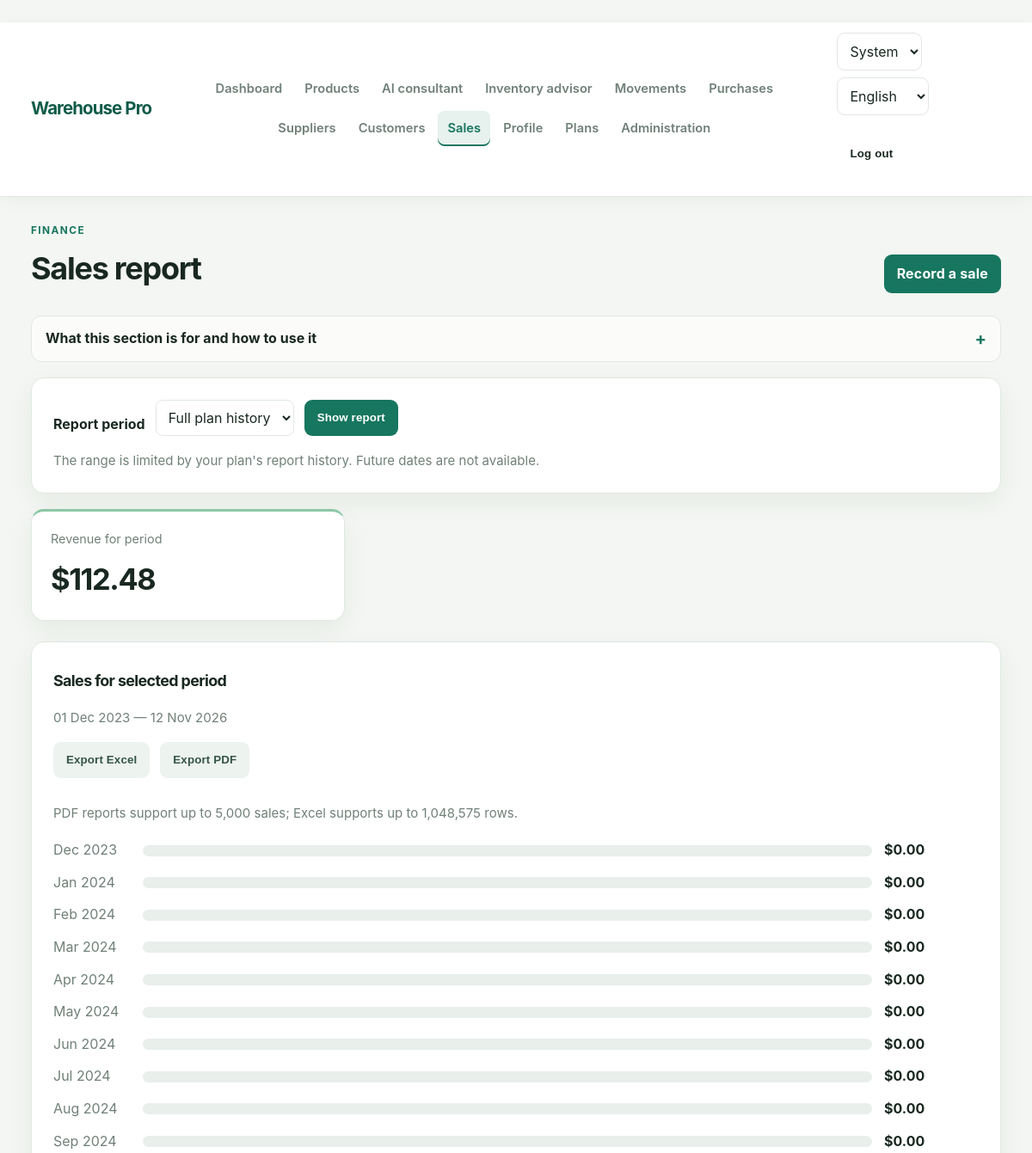
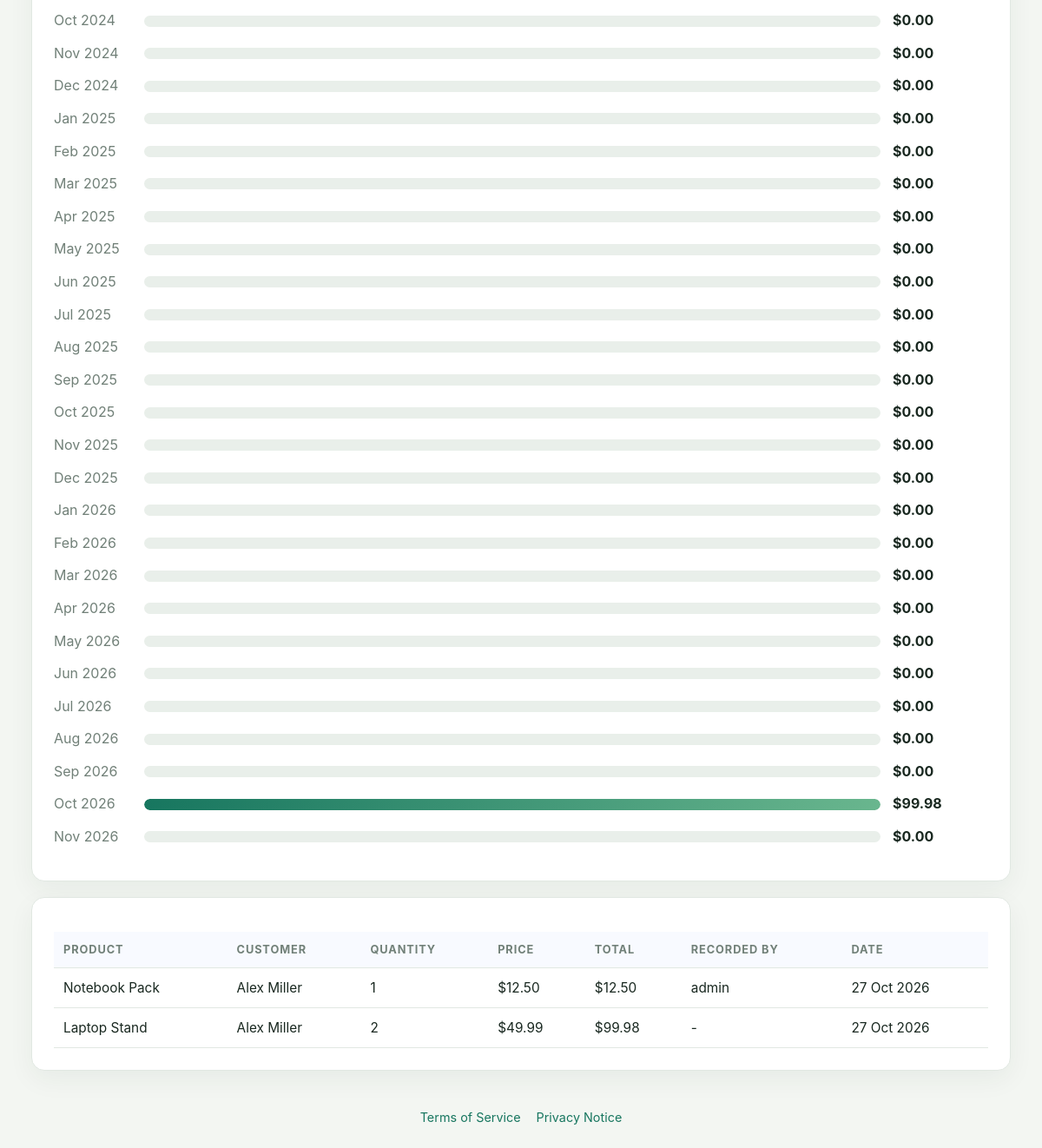
The app's page /sales/ (signed in) with its own data (2 pictures, top to bottom).
### warehouse/models.py (models this page shows, shortened)
class Sale(models.Model):
    organization = models.ForeignKey(
        Organization,
        on_delete=models.PROTECT,
        related_name="sales",
    )
    product = models.ForeignKey(Product, on_delete=models.PROTECT, related_name="sales")
    customer = models.ForeignKey(Customer, on_delete=models.PROTECT, null=True, blank=True)
    quantity = models.PositiveIntegerField()
    unit_price = models.DecimalField(max_digits=10, decimal_places=2)
    total_price = models.DecimalField(max_digits=20, decimal_places=2)
    created_by = models.ForeignKey(
        settings.AUTH_USER_MODEL,
        on_delete=models.SET_NULL,
        null=True,
        blank=True,
        related_name="warehouse_sales",
    )
    sold_at = models.DateTimeField(auto_now_add=True)
    class Meta:
        indexes = [models.Index(fields=["-sold_at"], name="sale_recent_idx")]

class Product(models.Model):
    organization = models.ForeignKey(
        Organization,
        on_delete=models.PROTECT,
        related_name="products",
    )
    name = models.CharField(max_length=150)
    sku = models.CharField(max_length=50)
    category = models.ForeignKey(Category, on_delete=models.PROTECT, null=True, blank=True)
    supplier = models.ForeignKey(Supplier, on_delete=models.PROTECT, null=True, blank=True)
    quantity = models.PositiveIntegerField(default=0)
    unit_price = models.DecimalField(max_digits=10, decimal_places=2, default=0)
    minimum_stock = models.PositiveIntegerField(default=0)
    description = models.TextField(blank=True)
    is_active = models.BooleanField(default=True)
    created_at = models.DateTimeField(auto_now_add=True)
    updated_at = models.DateTimeField(auto_now=True)
    class Meta:
        ordering = ["name"]
        constraints = [
            models.UniqueConstraint(
                fields=["organization", "sku"],
                name="product_sku_per_org",
            )
        ]

class Customer(models.Model):
    organization = models.ForeignKey(
        Organization,
        on_delete=models.PROTECT,
        related_name="customers",
    )
    name = models.CharField(max_length=150)
    phone = models.CharField(max_length=30, blank=True)
    email = models.EmailField(blank=True)
    company = models.CharField(max_length=150, blank=True)
    created_at = models.DateTimeField(auto_now_add=True)

### warehouse/views.py (the view)
# urls.py: path("sales/", views.sales_report, name="sales_report"),
@warehouse_staff_required
def sales_report(request):
    organization = request.organization
    period, start_date, end_date, range_error, sales_query = (
        _sales_report_queryset(request, organization)
    )
    total_revenue = sales_query.aggregate(total=Sum("total_price"))["total"] or Decimal("0.00")
    sales, previous_page_url, next_page_url = _paginate(request, sales_query)
    report_months = PLANS[
        effective_plan_for_user(organization, request.user)
    ]["report_months"]
    return render(
        request,
        "warehouse/sales_report.html",
        {
            "sales": sales,
            "page_obj": sales,
            "previous_page_url": previous_page_url,
            "next_page_url": next_page_url,
            "total_revenue": total_revenue,
            "chart_data": _sales_chart_data(
                request,
                sales_query,
                start_date,
                end_date,
                period,
            ),
            "report_months": report_months,
            "can_view_extended_reports": report_months > 1,
            "can_export_sales_report": report_months > 1 and not range_error,
            "selected_period": period,
            "start_date": start_date,
            "end_date": end_date,
            "custom_start_date": request.GET.get("start_date", ""),
            "custom_end_date": request.GET.get("end_date", ""),
            "report_history_start": _sales_period_start(
                organization,
                request.user,
            ),
            "report_max_date": timezone.localdate(),
            "range_error": range_error,
        },
    )

### warehouse/plans.py (called while the page is built)
def effective_plan_for_user(organization, user):
    if user.is_superuser:
        return "super"
    return effective_plan(organization)

### warehouse/views.py (called while the page is built, shortened)
def _is_russian(request):
    return request.LANGUAGE_CODE == "ru"

def warehouse_staff_required(view):
    @wraps(view)
    @login_required
    def wrapped(request, *args, **kwargs):
        try:
            request.organization = request.user.warehouse_profile.organization
        except UserProfile.DoesNotExist:
            return HttpResponseForbidden("No warehouse workspace is assigned to this account.")
        return view(request, *args, **kwargs)
    return wrapped

def _paginate(request, queryset):
    page_obj = Paginator(queryset, 50).get_page(request.GET.get("page"))
    query = request.GET.copy()
    previous_page_url = None
    next_page_url = None
    if page_obj.has_previous():
        query["page"] = page_obj.previous_page_number()
        previous_page_url = f"?{query.urlencode()}"
    if page_obj.has_next():
        query["page"] = page_obj.next_page_number()
        next_page_url = f"?{query.urlencode()}"
    return page_obj, previous_page_url, next_page_url

def _sales_period_start(organization, user):
    month_count = PLANS[effective_plan_for_user(organization, user)]["report_months"]
    today = timezone.localdate()
    year, month = today.year, today.month
    for _ in range(month_count - 1):
        month -= 1
        if month == 0:
            year -= 1
            month = 12
    return date(year, month, 1)

def _sales_report_queryset(request, organization):
    period, start_date, end_date, range_error = _sales_report_range(
        request,
        organization,
    )
    sales_query = Sale.objects.none()
    if not range_error:
        sales_query = Sale.objects.filter(
            organization=organization,
            sold_at__date__gte=start_date,
            sold_at__date__lte=end_date,
        )
    sales_query = sales_query.select_related(
        "product",
        "customer",
        "created_by",
    ).order_by("-sold_at")
    return period, start_date, end_date, range_error, sales_query

### warehouse/templates/warehouse/sales_report.html (shortened to what this page needs)
{% extends 'warehouse/base.html' %}
{% block content %}
<div class="page-header">
    <div>
        <p class="eyebrow">{{ ui.finance }}</p>
        <h1>{{ ui.sales_report }}</h1>
    </div>
    <a class="btn btn-primary" href="{% url 'sale_create' %}">{{ ui.record_sale }}</a>
</div>
{% include 'warehouse/page_guide.html' %}
<section class="panel report-filter-panel">
    <form method="get" class="report-filter-form">
        <label for="sales-period-select">{{ ui.report_period }}</label>
        <select id="sales-period-select" name="period">
            <option value="plan" {% if selected_period == 'plan' %}selected{% endif %}>{{ ui.period_plan }}</option>
        </select>
        <button class="btn btn-primary" type="submit">{{ ui.apply_filter }}</button>
    </form>
    <p class="help-text">{{ ui.report_range_note }}</p>
</section>
<div class="stats-grid">
    <div class="stat-card">
        <span>{{ ui.total_revenue }}</span>
        <strong>${{ total_revenue|floatformat:2 }}</strong>
    </div>
</div>
<section class="panel chart-panel">
    <h2>{{ ui.report_period_chart }}</h2>
    {% if start_date and end_date %}
    <p class="help-text">{{ start_date|date:"d M Y" }} — {{ end_date|date:"d M Y" }}</p>
    {% endif %}
    {% if can_export_sales_report %}
    <div class="report-export-actions">
        <form method="get" action="{% url 'export_sales_report_excel' %}">
            <button class="btn btn-secondary" type="submit">{{ ui.export_excel }}</button>
        </form>
        <form method="get" action="{% url 'export_sales_report_pdf' %}">
            <button class="btn btn-secondary" type="submit">{{ ui.export_pdf }}</button>
        </form>
        <span class="help-text">{{ ui.pdf_report_limit }}</span>
    </div>
    {% endif %}
    <div class="bar-chart">
        {% for item in chart_data %}
        <div class="bar-row">
            <span class="bar-label">{{ item.label }}</span>
            <div class="bar-track"><div class="bar-fill" style="width: {{ item.width }}%"></div></div>
            <strong>${{ item.revenue|floatformat:2 }}</strong>
        </div>
        {% endfor %}
    </div>
</section>
<section class="panel">
    <table>
        <thead>
            <tr>
                <th>{{ ui.product }}</th>
                <th>{{ ui.customer }}</th>
                <th>{{ ui.quantity }}</th>
                <th>{{ ui.price }}</th>
                <th>{{ ui.total }}</th>
                <th>{{ ui.operator }}</th>
                <th>{{ ui.date }}</th>
            </tr>
        </thead>
        <tbody>
            {% for sale in sales %}
            <tr>
                <td>{{ sale.product.name }}</td>
                <td>{{ sale.customer.name|default:"-" }}</td>
                <td>{{ sale.quantity }}</td>
                <td>${{ sale.unit_price|floatformat:2 }}</td>
                <td>${{ sale.total_price|floatformat:2 }}</td>
                <td>{{ sale.created_by.username|default:"-" }}</td>
                <td>{{ sale.sold_at|date:"d M Y" }}</td>
            </tr>
            {% empty %}
            <tr><td colspan="7">{{ ui.no_sales }}</td></tr>
            {% endfor %}
        </tbody>
    </table>
</section>
{% endblock %}

### records on screen
Sale: product.name "Notebook Pack", customer.name "Alex Miller", quantity "1", unit_price "12.50", total_price "12.50", created_by.username "admin", sold_at "27 Oct 2026"
Sale: product.name "Laptop Stand", customer.name "Alex Miller", quantity "2", unit_price "49.99", total_price "99.98", created_by.username "-", sold_at "27 Oct 2026"

### other values on screen
{{ ui.brand }} "Warehouse Pro"
{{ ui.dashboard }} "Dashboard"
{{ ui.products }} "Products"
{{ ui.advisor }} "Inventory advisor"
{{ ui.movements }} "Movements"
{{ ui.purchases }} "Purchases"
{{ ui.suppliers }} "Suppliers"
{{ ui.customers }} "Customers"
{{ ui.sales }} "Sales"
{{ ui.profile }} "Profile"
{{ ui.plans }} "Plans"
{{ ui.site_admin }} "Administration"
{{ ui.logout }} "Log out"
{{ ui.finance }} "FINANCE"
{{ ui.sales_report }} "Sales report"
